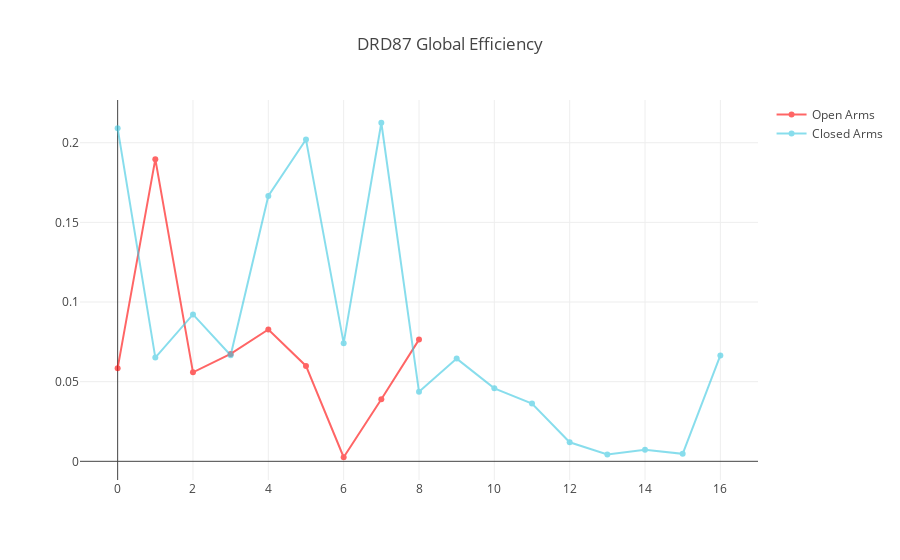

The notebook cell this image was saved under:
### Code cell
open_measures = list()
for graph in open_arms_graphs:
    open_measures.append(nx.global_efficiency(graph.graph))

np.mean(open_measures)
    
closed_measures = list()
for graph in closed_arms_graphs:
    closed_measures.append(nx.global_efficiency(graph.graph))

np.mean(closed_measures)

x_axis = max(len(open_measures), len(closed_measures))
plot_network_measures(open_measures, closed_measures, x_axis, title="DRD87 Global Efficiency")

### Figure 1 — Plotly figure (JSON) as saved in the notebook; plotly's stock layout.template omitted (floating-point values rounded to 4 significant figures)
{"data": [{"marker": {"color": "rgb(255, 0, 0)"}, "mode": "lines+markers", "name": "Open Arms", "opacity": 0.6, "text": [0.0585, 0.1897, 0.05588, 0.06742, 0.0828, 0.05989, 0.002558, 0.03901, 0.0764], "textposition": "middle center", "type": "scatter", "uid": "ad223d", "x": 17, "y": [0.0585, 0.1897, 0.05588, 0.06742, 0.0828, 0.05989, 0.002558, 0.03901, 0.0764]}, {"marker": {"color": "rgb(58,200,225)"}, "mode": "lines+markers", "name": "Closed Arms", "opacity": 0.6, "text": [0.2091, 0.06515, 0.09222, 0.06656, 0.1665, 0.202, 0.0742, 0.2125, 0.04365, 0.06449, 0.04584, 0.03623, 0.01194, 0.004263, 0.007246, 0.004689, 0.06649], "textposition": "middle center", "type": "scatter", "uid": "24cdf7", "x": 17, "y": [0.2091, 0.06515, 0.09222, 0.06656, 0.1665, 0.202, 0.0742, 0.2125, 0.04365, 0.06449, 0.04584, 0.03623, 0.01194, 0.004263, 0.007246, 0.004689, 0.06649]}], "layout": {"autosize": true, "title": "DRD87 Global Efficiency", "xaxis": {"autorange": true, "range": [-0.9612, 16.96]}, "yaxis": {"autorange": true, "range": [-0.01282, 0.2279], "type": "linear"}}}
